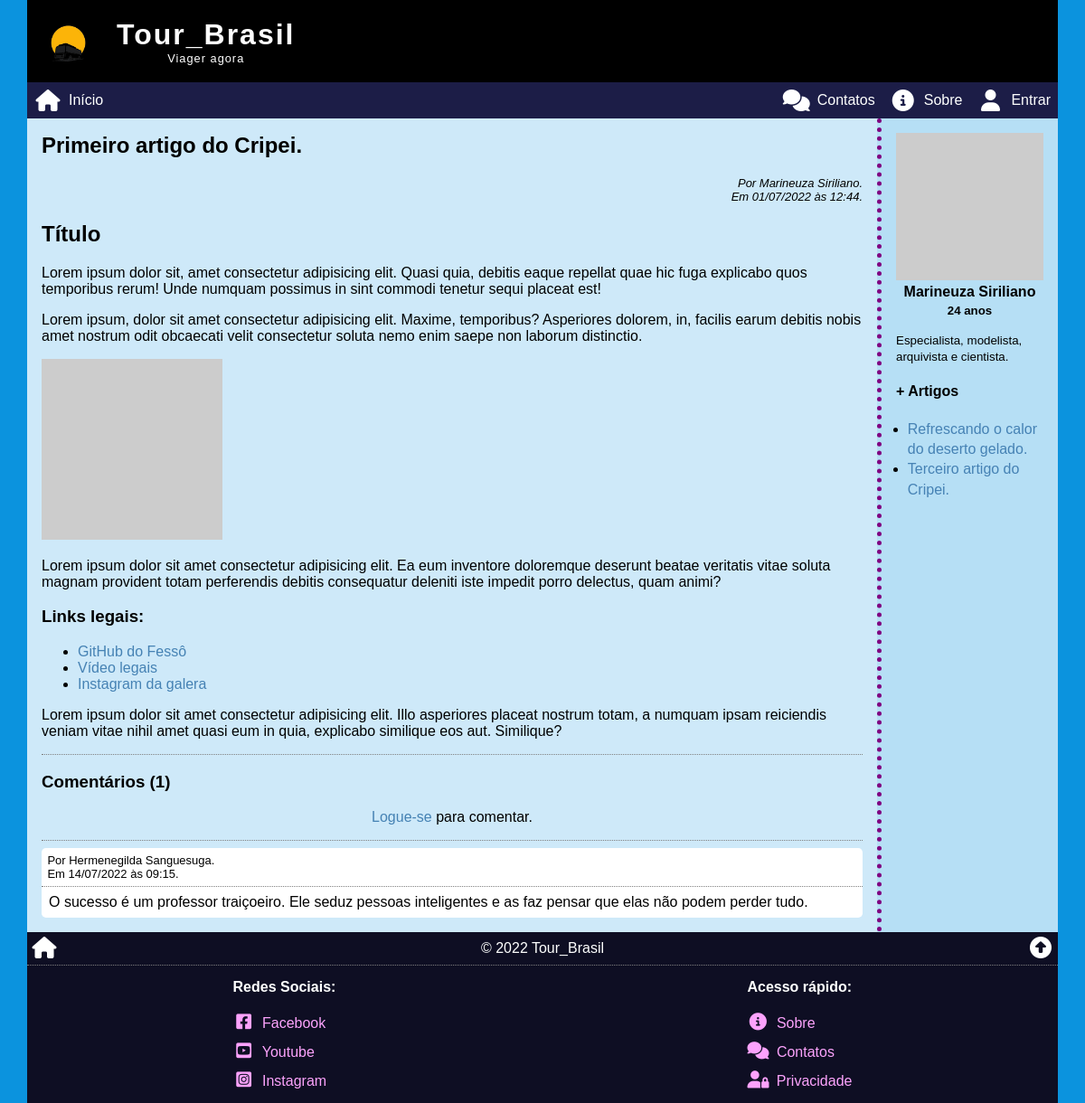
Screenshot of /view/?1 with the database file from the repository.
### tables this page shows
CREATE TABLE articles (
    art_id INT PRIMARY KEY NOT NULL AUTO_INCREMENT,
    art_date TIMESTAMP DEFAULT CURRENT_TIMESTAMP,
    art_title VARCHAR(255) NOT NULL,
    art_thumb VARCHAR(255) NOT NULL,
    art_intro VARCHAR(255) NOT NULL,
    art_author INT,
    art_content LONGTEXT NOT NULL,
    art_status ENUM('on', 'off', 'deleted') DEFAULT 'on',
    art_counter INT DEFAULT 0,
    FOREIGN KEY (art_author) REFERENCES users (user_id)
);

CREATE TABLE users (
    user_id INT PRIMARY KEY NOT NULL AUTO_INCREMENT,
    user_date TIMESTAMP DEFAULT CURRENT_TIMESTAMP,
    user_name VARCHAR(255) NOT NULL,
    user_email VARCHAR(255) NOT NULL,
    user_password VARCHAR(255) NOT NULL,
    user_avatar VARCHAR(255) NOT NULL,
    user_birth DATE NOT NULL,
    user_bio TEXT,
    user_last_login TIMESTAMP DEFAULT CURRENT_TIMESTAMP,
    user_type ENUM('admin', 'author', 'moderator', 'user') DEFAULT 'user',
    user_status ENUM('on', 'off', 'deleted') DEFAULT 'on'
);

CREATE TABLE comments (
    cmt_id INT PRIMARY KEY NOT NULL AUTO_INCREMENT,
    cmt_date TIMESTAMP DEFAULT CURRENT_TIMESTAMP,
    cmt_author INT,
    cmt_article INT,
    cmt_content TEXT NOT NULL,
    cmt_status ENUM('on', 'off', 'deleted') DEFAULT 'on',
    FOREIGN KEY (cmt_author) REFERENCES users (user_id),
    FOREIGN KEY (cmt_article) REFERENCES articles (art_id)
);

### _config.php (called while the page is built, shortened)
<?php
$site_name = "Tour_Brasil";
if (isset($_COOKIE["{$site_name}_user"])) :
    $user = json_decode($_COOKIE["{$site_name}_user"], true);
else :
    $user = false;
endif;
function get_age($birthdate)
{
    $birth_date = date('Y-m-d', strtotime($birthdate));
    list($byear, $bmonth, $bday) = explode('-', $birth_date);
    $age = date("Y") - $byear;
    return $age;
}

### view/index.php (the view, shortened to what this page needs)
<?php
require($_SERVER['DOCUMENT_ROOT'] . '/_config.php');
$id = intval($_SERVER['QUERY_STRING']);
$sql = <<<SQL
SELECT *, DATE_FORMAT(art_date, '%d/%m/%Y às %H:%i') AS datebr FROM articles
INNER JOIN users ON art_author = user_id
WHERE art_id = '{$id}'
	AND art_status = 'on'
    AND art_date <= NOW();
SQL;
$res = $conn->query($sql);
$art = $res->fetch_assoc();
$parts = explode(' ', $art['user_name']);
$autor_name = $parts[0] . " " . $parts[count($parts) - 1];
$author_date = "Por {$autor_name}.<br>Em {$art['datebr']}.";
$page_article = <<<HTML
<h2>{$art['art_title']}</h2>
<div class="autor-date">{$author_date}</div>
<div>{$art['art_content']}</div>
<a id="comments"></a>
HTML;
$age = get_age($art['user_birth']);
$sql = <<<SQL
SELECT art_id, art_title FROM articles
WHERE art_author = '{$art['art_author']}'
	AND art_status = 'on'
    AND art_date <= NOW()
    AND art_id != '{$id}'
ORDER BY RAND()
LIMIT 5;
SQL;
$res = $conn->query($sql);
$author_arts = '';
if ($res->num_rows > 0) :
    $author_arts = '<h4 class="more-articles">+ Artigos</h4><ul>';
    while ($author_art = $res->fetch_assoc()) :
        $author_arts .= <<<HTML
    <li><a href="/view/?{$author_art['art_id']}">{$author_art['art_title']}</a></li>
HTML;
    endwhile;
    $author_arts .= '</ul>';
endif;
$page_aside = <<<HTML
<div class="author">
    <img src="{$art['user_avatar']}" alt="{$art['user_name']}">
    <h4>{$art['user_name']}</h4>
    <h5 class="age">{$age} anos</h5>
    <p><small>{$art['user_bio']}</small></p>
</div>
{$author_arts}
HTML;
$counter = intval($art['art_counter']) + 1;
$sql = "UPDATE articles SET art_counter = '{$counter}' WHERE art_id = '{$id}';";
$conn->query($sql);
require('comments.php');
$page_article .= <<<HTML
<hr class="separator">
<h3>Comentários ($total_comments)</h3>
{$comments}
HTML;
require($_SERVER['DOCUMENT_ROOT'] . '/_header.php');
echo "<article>{$page_article}</article>";
if ($page_aside != '') echo "<aside>{$page_aside}</aside>";
require($_SERVER['DOCUMENT_ROOT'] . '/_footer.php');

### view/comments.php
<?php
$comments = '';
if ($user) :
    if ($_SERVER["REQUEST_METHOD"] == "POST") :
        $comment_content = post_clean('commentContent', 'string');
        $comment_id = intval($_POST['commentId']);
        if ($comment_content == '') :
            $comments .= '<div class="comment-error">Nenhum comentário enviado!<br>Comentário em branco.</div>';
        else :
            if ($comment_id != 0) :
                $cmt_sql = "AND cmt_status != '{$comment_id}'";
            else :
                $cmt_sql = '';
            endif;
            $sql = <<<SQL
SELECT cmt_id FROM comments
WHERE cmt_content = '{$comment_content}'
    AND cmt_author = '{$user['id']}'
    AND cmt_article = '{$id}'
    AND cmt_status = 'on'
    {$cmt_sql}
SQL;
            $res = $conn->query($sql);
            if ($res->num_rows == 1) :
                $comments .= '<div class="comment-error">Nenhum comentário enviado!<br>Comentário já existe.</div>';
            else :
                if ($comment_id != 0) :
                    $sql = "UPDATE comments SET cmt_content = '{$comment_content}' WHERE cmt_id = '{$comment_id}';";
                    $comments .= '<div class="comment-ok">Comentário atualizado com sucesso!</div>';
                else :
                    $sql = "INSERT INTO comments (cmt_author, cmt_article, cmt_content) VALUES ('{$user['id']}', '{$id}', '{$comment_content}');";
                    $comments .= '<div class="comment-ok">Comentário enviado com sucesso!</div>';
                endif;
                $conn->query($sql);
            endif;
        endif;
    endif;
    $comments .= <<<HTML
<form action="/view/?{$id}#comments" method="post" id="comment">
    <input type="hidden" name="commentId" id="commentId" value="0">
    <textarea name="commentContent" id="commentContent" required></textarea>
    <button type="submit">Enviar</button>
</form>
<hr class="separator">
HTML;
else :
    $comments .= <<<HTML
<p class="center"><a href="/login">Logue-se</a> para comentar.</p>
<hr class="separator">
HTML;
endif;
$sql = <<<SQL
SELECT
    comments.*,
    users.user_name,
    DATE_FORMAT(cmt_date, '%d/%m/%Y às %h:%i') AS date_br
FROM comments
INNER JOIN users ON cmt_author = user_id
WHERE cmt_article = '{$id}'
    AND cmt_status = 'on'
ORDER BY cmt_date DESC;
SQL;
$res = $conn->query($sql);
$total_comments = $res->num_rows;
if ($total_comments < 1) :
    $comments .= '<p class="center">Nenhum comentário encontrado. Seja a(o) primeira(o) a comentar!</p>';
else :
    while ($cmt = $res->fetch_assoc()) :
        $cmt_body = nl2br($cmt['cmt_content']);
        if ($cmt['cmt_author'] == $user['id'] and strtotime($cmt['cmt_date']) < time() + (86400 * 15)) :
            $cmt_tools = <<<HTML
<div class="comment-tools">
    <a href="/view/?{$id}#comments" data-comment="{$cmt['cmt_id']}" class="button-edit" title="Editar comentário."><i class="fa-solid fa-pen-to-square fa-fw"></i></a>
    <a href="/cmtDelete/?a={$id}&c={$cmt['cmt_id']}" class="button-delete" title="Apagar comentário."><i class="fa-solid fa-trash-can fa-fw"></i></a>
</div>
HTML;
        else :
            $cmt_tools = '';
        endif;
        $comments .= <<<HTML
<div class="comment-item" id="comment-{$cmt['cmt_id']}">
    <div class="comment-info">
        <div class="comment-meta">Por {$cmt['user_name']}.<br>Em ${cmt['date_br']}.</div>
        {$cmt_tools}
    </div>
    <div class="comment-block">
        <div class="comment-content">{$cmt_body}</div>
    </div>
</div>
HTML;
    endwhile;
endif;

### view/style.css (style rules this page uses)
.autor-date { font-size: small; text-align: right; font-style: italic; }
aside .author img { display: block; margin: auto; width: 100%; max-width: 300px; height: auto; }
aside .author h4 { margin: .25rem 0 0 0; text-align: center; }
.age { margin: .25rem 0 0 0; text-align: center; }
aside ul { margin: 0; padding: 0 0 0 .8rem; line-height: 1.4; }
.comment-item { background: rgba(255, 255, 255, 1); margin-bottom: 1rem; border-radius: .3rem; }
.comment-info { padding: .4rem; font-size: small; border-bottom: 1px dotted grey; }
.comment-info { display: flex; align-items: center; }
.comment-meta { flex-grow: 1; }
div.comment-content { padding: .5rem; }

### style.css (style rules this page uses)
* { box-sizing: border-box; outline: none; transition: .2s; }
html, body { position: relative; width: 100%; height: 100%; padding: 0; margin: 0; font-family: sans-serif; font-size: 16px; }
header, nav, main, article, aside, footer { display: block; }
body { background-image: url('/img/background01.jpg'); background-attachment: fixed; background-color:#0B93DE; background-position: center; background-repeat: no-repeat; background-size: cover; }
a { color: steelblue; text-decoration: none; }
.wrap>main>article { padding: 1rem; background: rgba(255, 255, 255, 0.8); flex-grow: 1; }
.wrap>main>article>h2:first-child, .wrap>main>aside>h3:first-child, .wrap>main>aside>h4:first-child { margin-top: 0; }
.wrap>main>article>*:last-child, .wrap>main>aside>*:last-child { margin-bottom: 0; }
.wrap>main>aside { border-top: 5px dotted purple; padding: 1rem; background: rgba(255, 255, 255, 0.7); }
@media (min-width: 768px) { .wrap>main>article { padding: 1rem; } }
@media (min-width: 768px) { .wrap>main>aside { border-top: 0; border-left: 5px dotted purple; min-width: 200px; max-width: 200px; } }
.center { text-align: center; }
hr.separator { border: none; border-bottom: 1px dotted grey; }

### rows the page displays
articles: art_title "Primeiro artigo do Cripei.", art_author.user_name "Marineuza Siriliano", art_content "Título Lorem ipsum dolor sit, amet consectetur adipisicing elit. Quasi quia, debitis eaque repellat quae hic fuga explicabo quos temporibus rerum! Unde numquam possimus in sint commodi tenetur sequi placeat est! Lorem ipsum, dolor sit amet consectetur adipisicing elit. Maxime, temporibus? Asperiores dolorem, in, facilis earum debitis nobis amet nostrum odit obcaecati velit consectetur soluta nemo enim saepe non laborum distinctio. Lorem ipsum dolor sit amet consectetur adipisicing elit. Ea eum inventore doloremque deserunt beatae veritatis vitae soluta magnam provident totam perferendis debitis consequatur deleniti iste impedit porro delectus, quam animi? Links legais: GitHub do Fessô Vídeo…", art_id "1", art_author.user_birth "24", art_author.user_bio "Especialista, modelista, arquivista e cientista."
comments: cmt_author.user_name "Hermenegilda Sanguesuga", date_br "14/07/2022 às 09:15", cmt_content "O sucesso é um professor traiçoeiro. Ele seduz pessoas inteligentes e as faz pensar que elas não podem perder tudo."
articles: art_title "Refrescando o calor do deserto gelado."
articles: art_title "Terceiro artigo do Cripei."

### other values shown
$site_name "Tour_Brasil"
$site_slogan "Viager agora"
$art['datebr'] "01/07/2022 às 12:44"
